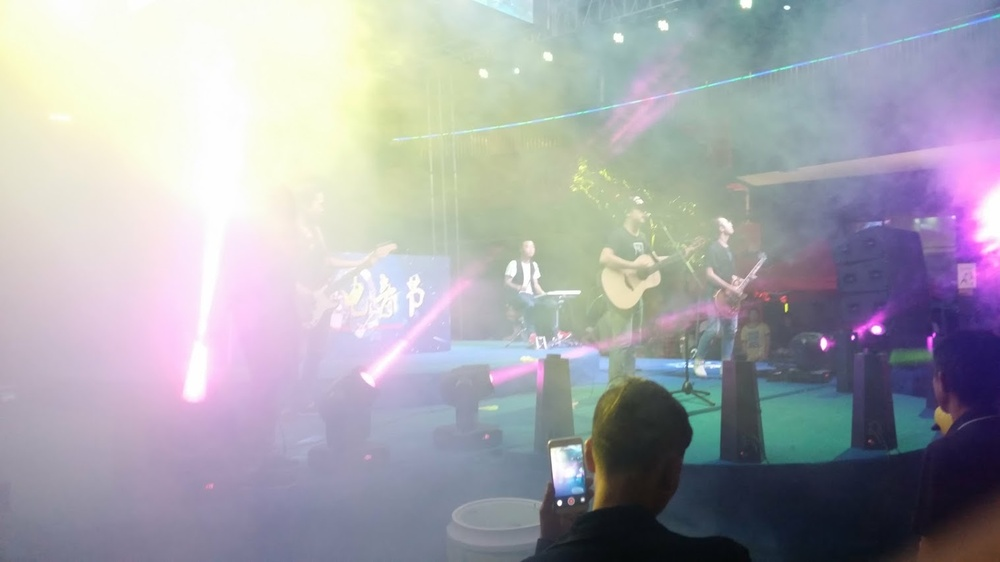
%> input picture 数字图像与数字图像处理/IMG_20171002_203345.jpg, 1000 x 562 px, shrunk from 1517 x 853 before the run
$ octave f5_2.m   (GNU Octave 9; MATLAB toolbox functions it lacks are replaced by stand-ins)
%> lines starting %> are read from the running program, lines starting %| are printed output that depends on the picture
clear all
close all

%0. 读图像
%I=double(imread('lena_gray.jpg'));
I=(imread('IMG_20171002_203345.jpg'));
%> I is the input picture: size 562x1000x3 uint8; mean R, G, B 165.6, 165.3, 172.4
figure,imshow(I,[])
N=32;
Hist_image=hist(I(:),N); %直方图
%> Hist_image = 32 values, max 183843 at index 32, min 4517 at index 1, mean 52687.5
Hist_image=Hist_image/sum(Hist_image);
%> Hist_image = 32 values, max 0.109 at index 32, min 0.00268 at index 1, mean 0.0312
Hist_image_cumulation=cumsum(Hist_image); %累计直方图
%> Hist_image_cumulation = 32 values from 0.00268 to 1
figure,stem([0:N-1],Hist_image);
%> after `stem([0:N-1],Hist_image)`:
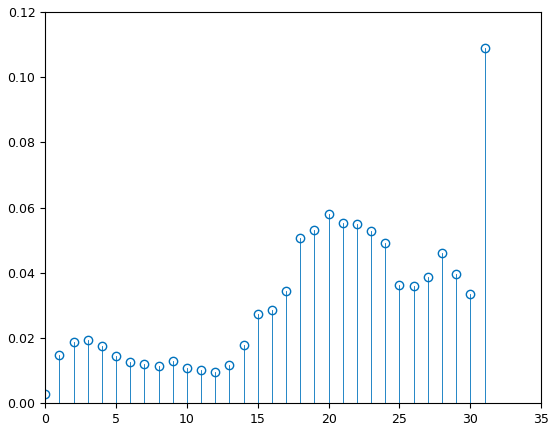
%> figure redrawn from the program's plot data; highest point at x = 31, y = 0.109

$ run again, with 数字图像与数字图像处理/IMG_20171002_210653.jpg copied over 数字图像与数字图像处理/IMG_20171002_203345.jpg
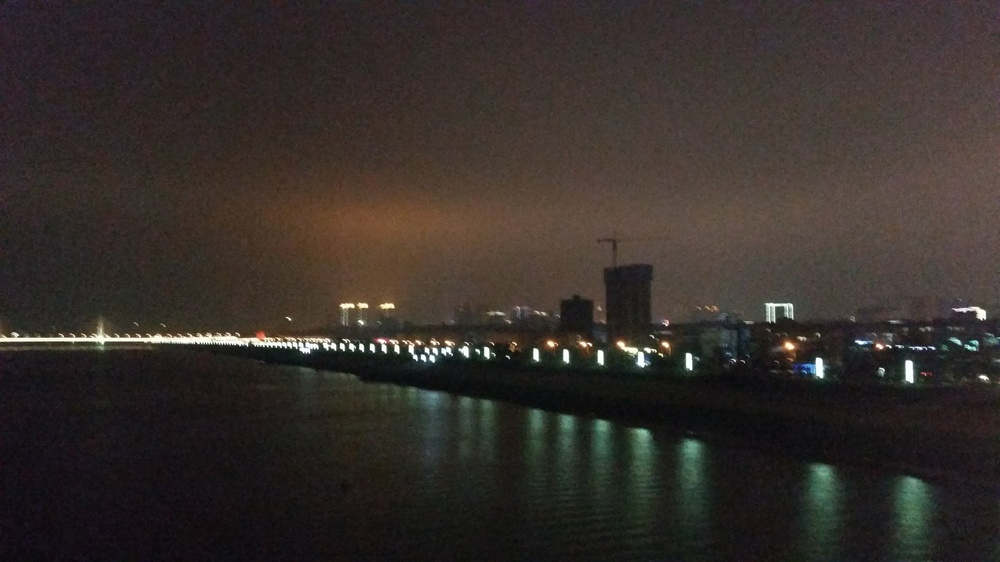
%> input picture 数字图像与数字图像处理/IMG_20171002_210653.jpg, 1000 x 562 px, shrunk from 1625 x 914 before the run
%> I is the input picture: size 562x1000x3 uint8; mean R, G, B 53.7, 47, 42.8
%> `Hist_image=hist(I(:),N);`: Hist_image = 32 values, max 239855 at index 3, min 200 at index 1, mean 52687.5
%> `Hist_image=Hist_image/sum(Hist_image);`: Hist_image = 32 values, max 0.142 at index 3, min 0.000119 at index 1, mean 0.0312
%> Hist_image_cumulation = 32 values from 0.000119 to 1
%> `stem([0:N-1],Hist_image)`:
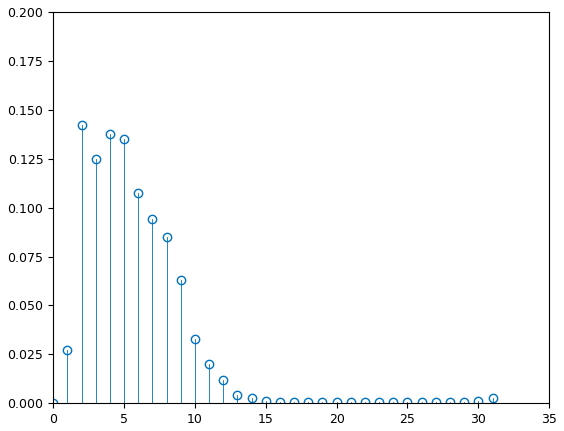
%> figure redrawn from the program's plot data; highest point at x = 2, y = 0.142

$ run again, with 数字图像与数字图像处理/IMG_20171008_183100.jpg copied over 数字图像与数字图像处理/IMG_20171002_203345.jpg
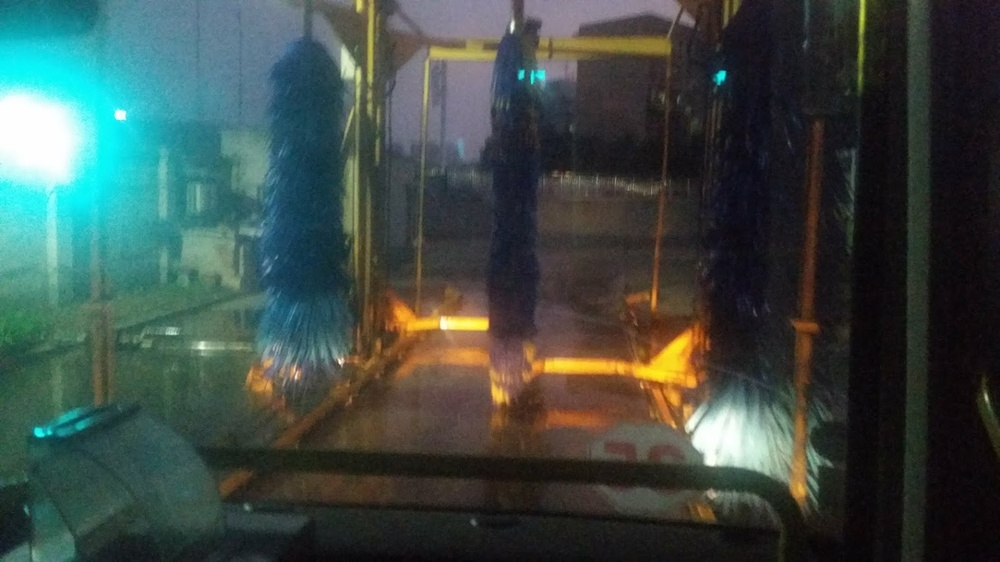
%> input picture 数字图像与数字图像处理/IMG_20171008_183100.jpg, 1000 x 562 px, shrunk from 1517 x 853 before the run
%> I is the input picture: size 562x1000x3 uint8; mean R, G, B 61, 75.2, 70.2
%> `Hist_image=hist(I(:),N);`: Hist_image = 32 values, max 180335 at index 4, min 6076 at index 27, mean 52687.5
%> `Hist_image=Hist_image/sum(Hist_image);`: Hist_image = 32 values, max 0.107 at index 4, min 0.0036 at index 27, mean 0.0312
%> Hist_image_cumulation = 32 values from 0.0052 to 1
%> `stem([0:N-1],Hist_image)`:
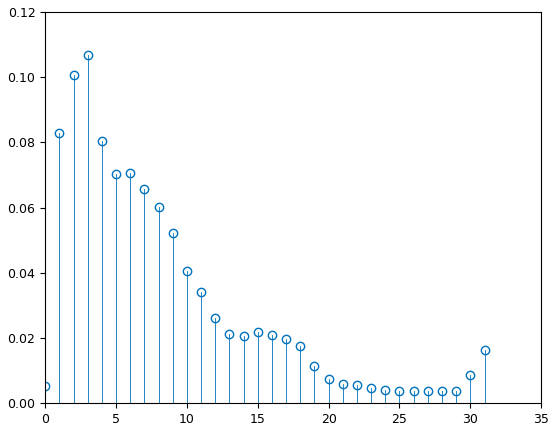
%> figure redrawn from the program's plot data; highest point at x = 3, y = 0.107

$ run again, with 数字图像与数字图像处理/IMG_20171008_183114.jpg copied over 数字图像与数字图像处理/IMG_20171002_203345.jpg
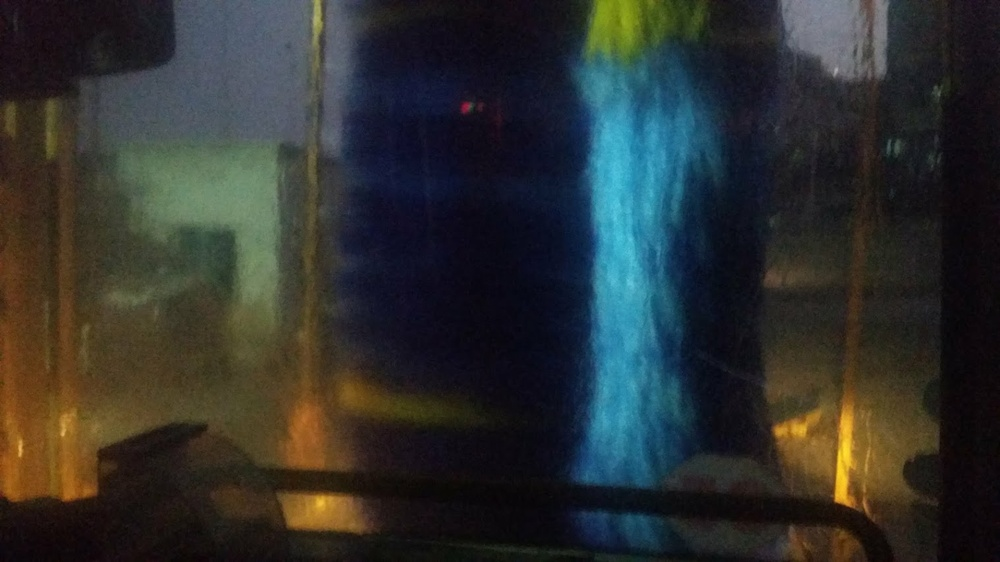
%> input picture 数字图像与数字图像处理/IMG_20171008_183114.jpg, 1000 x 562 px, shrunk from 1517 x 853 before the run
%> I is the input picture: size 562x1000x3 uint8; mean R, G, B 46.6, 49, 46.8
%> `Hist_image=hist(I(:),N);`: Hist_image = 32 values, max 260988 at index 2, min 168 at index 32, mean 52687.5
%> `Hist_image=Hist_image/sum(Hist_image);`: Hist_image = 32 values, max 0.155 at index 2, min 9.96e-05 at index 32, mean 0.0312
%> Hist_image_cumulation = 32 values from 0.0105 to 1
%> `stem([0:N-1],Hist_image)`:
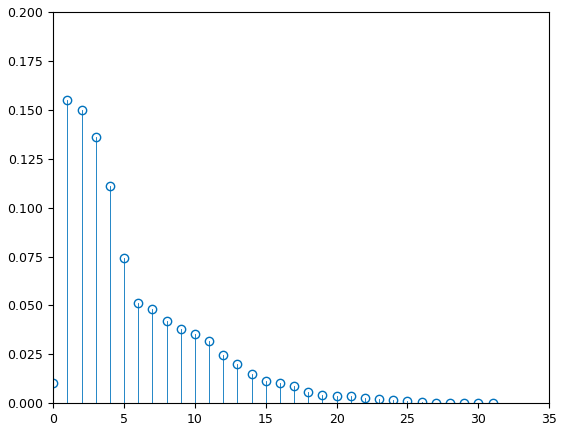
%> figure redrawn from the program's plot data; highest point at x = 1, y = 0.155
